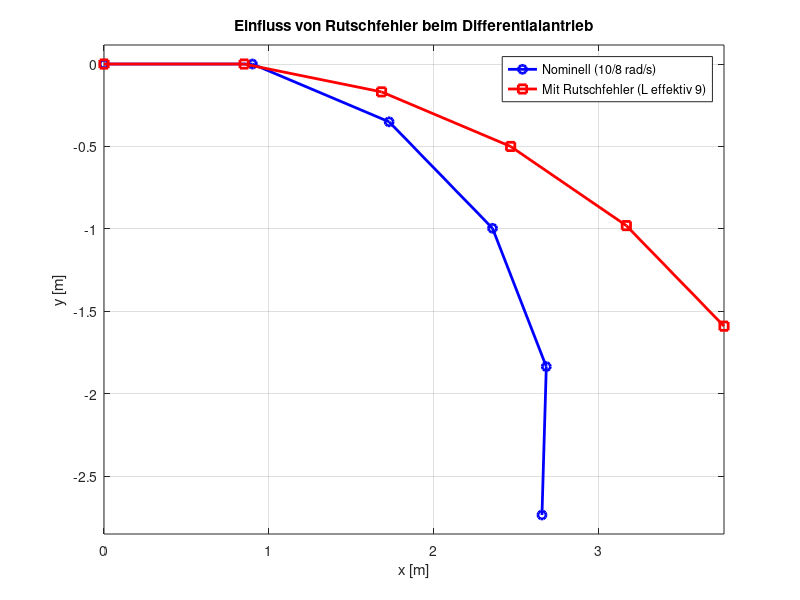

Here is the MATLAB script that generated this plot:
clc; clear;

% Parameter
r = 0.1;      % Radradius [m]
b = 0.5;      % Achsabstand [m]
T = 1;        % Zeitschritt [s]
N = 5;       % Anzahl Schritte

% Nominale Werte (Kreisfahrt: L schneller als R)
omega_L_nom = 10 * ones(1,N);  % rad/s
omega_R_nom = 8 * ones(1,N);

% Tatsächliche Bewegung: linkes Rad rutscht, aber Encoder zeigt trotzdem 10
omega_L_actual = 9 * ones(1,N);       % effektiv weniger
% omega_L_measured = 10 * ones(1,N);    % wird fälschlich so angenommen
omega_R_actual = 8 * ones(1,N);       % korrekt

% Positionen: [x; y; theta]
pose_nom = zeros(3, N+1);      % ohne Schlupf
pose_rutsch = zeros(3, N+1);   % mit Rutschfehler

% Schleife
for k = 1:N
    % --- Nominell ---
    v_nom = r/2 * (omega_R_nom(k) + omega_L_nom(k));
    w_nom = r/b * (omega_R_nom(k) - omega_L_nom(k));
    theta = pose_nom(3,k);
    pose_nom(1,k+1) = pose_nom(1,k) + T * v_nom * cos(theta);
    pose_nom(2,k+1) = pose_nom(2,k) + T * v_nom * sin(theta);
    pose_nom(3,k+1) = theta + T * w_nom;

    % --- Mit Schlupf (linkes Rad rutscht) ---
    v_schlupf = r/2 * (omega_R_actual(k) + omega_L_actual(k));
    w_schlupf = r/b * (omega_R_actual(k) - omega_L_actual(k));
    theta = pose_rutsch(3,k);
    pose_rutsch(1,k+1) = pose_rutsch(1,k) + T * v_schlupf * cos(theta);
    pose_rutsch(2,k+1) = pose_rutsch(2,k) + T * v_schlupf * sin(theta);
    pose_rutsch(3,k+1) = theta + T * w_schlupf;
end

% Plot
figure;
plot(pose_nom(1,:), pose_nom(2,:), 'b-o', 'LineWidth', 2); hold on;
plot(pose_rutsch(1,:), pose_rutsch(2,:), 'r-s', 'LineWidth', 2);
legend('Nominell (10/8 rad/s)', 'Mit Rutschfehler (L effektiv 9)');
xlabel('x [m]'); ylabel('y [m]');
title('Einfluss von Rutschfehler beim Differentialantrieb');
axis equal; grid on;
